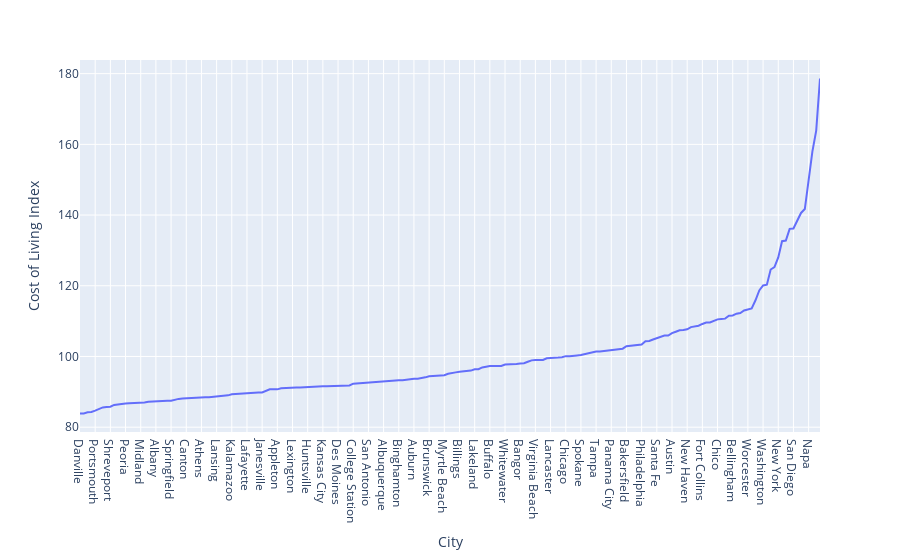

Write notebook code for a chart like this one.
### Code cell
tp=k_df.sort_values(by=['Cost of Living Index'])
fig=px.line(tp,x='City',y='Cost of Living Index')
fig.show()

### Figure 1 — Plotly figure (JSON) as saved in the notebook; plotly's stock layout.template omitted (floating-point values rounded to 4 significant figures; data arrays with more than 128 entries replaced by an {"elided": "..."} marker saying what was removed)
{"data": [{"hovertemplate": "City=%{x}<br>Cost of Living Index=%{y}<extra></extra>", "legendgroup": "", "line": {"color": "#636efa", "dash": "solid"}, "mode": "lines", "name": "", "orientation": "v", "showlegend": false, "type": "scatter", "x": {"elided": "196 str values"}, "xaxis": "x", "y": {"elided": "196 float values"}, "yaxis": "y"}], "layout": {"legend": {"tracegroupgap": 0}, "margin": {"t": 60}, "xaxis": {"anchor": "y", "domain": [0, 1], "title": {"text": "City"}}, "yaxis": {"anchor": "x", "domain": [0, 1], "title": {"text": "Cost of Living Index"}}}}
